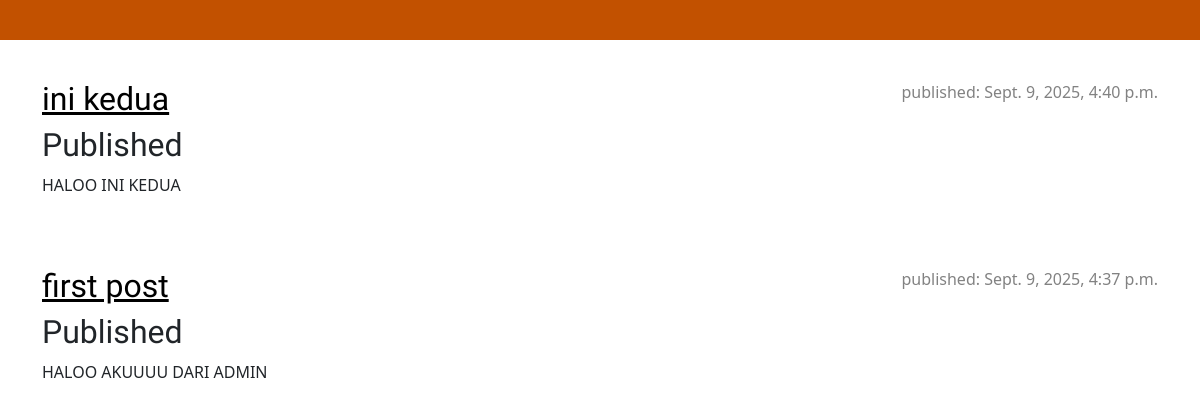
The app's page /, older data.
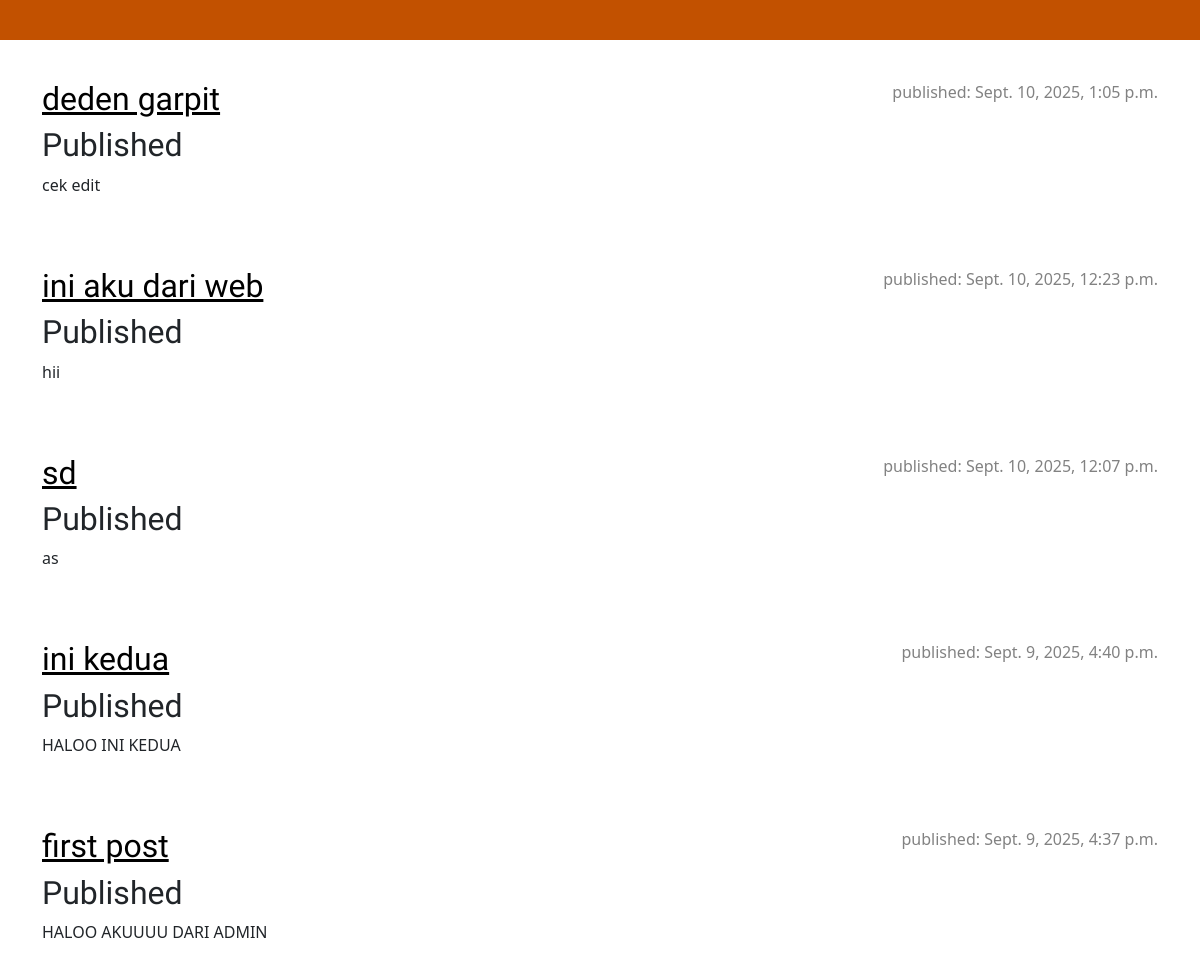
The same page, newer data.
### blog/models.py (models this page shows, shortened)
class Post(models.Model):
    author = models.ForeignKey(settings.AUTH_USER_MODEL, on_delete=models.CASCADE)
    title = models.CharField(max_length=200)
    text = models.TextField()
    created_date = models.DateTimeField(default=timezone.now)
    published_date = models.DateTimeField(blank=True, null=True)

### blog/views.py (the view)
# urls.py: path('', views.post_list, name='post_list'),
def post_list(request):
    posts = (Post.objects
             .filter(published_date__isnull=False)
             .order_by('-published_date'))
    authors = _published_authors_usernames()
    selected = request.GET.get('author')
    if selected:
        posts = posts.filter(author__username=selected)
    return render(request, 'blog/post_list.html', {
        'posts': posts,
        'authors': authors,
        'selected_author': selected,
    })

### blog/views.py (called while the page is built)
def _published_authors_usernames():
    return (Post.objects
            .filter(published_date__isnull=False)
            .values_list('author__username', flat=True)
            .distinct()
            .order_by('author__username'))

### blog/templates/blog/post_list.html
{% extends 'blog/base.html' %}
{% block content %}
  {% for post in posts %}
    <article class="post">
      <time class="date">published: {{ post.published_date }}</time>
      <h2><a href="{% url 'post_detail' pk=post.pk %}">{{ post.title }}</a></h2>
      <h2>
          {% if selected_author %}
            Posts by {{ selected_author }}
          {% else %}
            Published
          {% endif %}
      </h2>
      <p>{{ post.text|linebreaksbr }}</p>
    </article>
  {% empty %}
    <p>Belum ada post.</p>
  {% endfor %}
{% endblock %}

Row changes from the older to the newer data that the page shows:
added Post: published_date "Sept. 10, 2025, 1:05 p.m.", title "deden garpit", text "cek edit"
added Post: published_date "Sept. 10, 2025, 12:23 p.m.", title "ini aku dari web", text "hii"
added Post: published_date "Sept. 10, 2025, 12:07 p.m.", title "sd", text "as"
